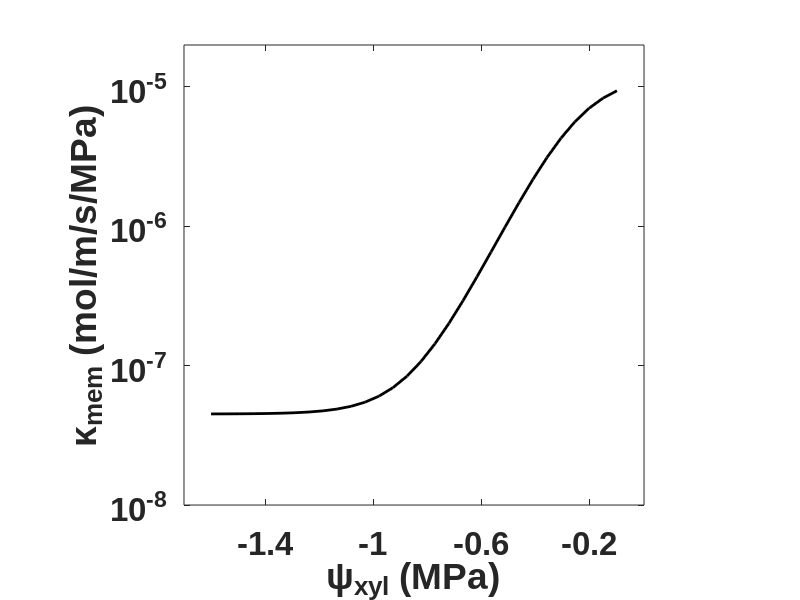

The MATLAB source for this figure: (Note: this script raises an error after producing the figure.)
% code_for_preferred_architecture_main_text_Figs_4c_to_4h.m
% Description: This code executes the mathematical model developed in SI
% Section S10 in the paper titled, "Loss of plasma membrane conductance of 
% outside-xylem zone explains non-stomatal control of transpiration". We 
% generate 3 predictions (mean and bounds of uncertainty interval) with 
% npoints (see below) being the number of points in the discretized domain 
% for each prediction. npoints are distributed across four ranges in 
% psi_xyl: -0.4 to 0; -0.8 to -0.4; -1.2 to -0.8 and -1.6 to -1.2 (MPa). 
% The prediction mean and bounds of uncertainty interval is then compared to 
% the data mean +/- S.E. 
% This code uses the following MATLAB toolboxes:
% 1. Optimization Toolbox
% Code developed by: Sabyasachi Sen
% Email: ss3945@cornell.edu
% Affiliation: Cornell University
% Created: February 8, 2025
% Last Modified: February 10, 2025
% Copyright (c) 2025 Sabyasachi Sen
% If you use this code in your research, please cite as:
% "Sabyasachi Sen. (2025). code_for_preferred_architecture_main_text_Figs_4c_to_4h.m
% Retrieved from manuscript titled: Loss of plasma membrane conductance of 
% outside-xylem zone explains non-stomatal control of transpiration"
% This code is provided under the MIT License.
% For full license terms, see: https://opensource.org/licenses/MIT

clear;
close all;
clc;

%% Thermodynamic parameters (see Table S3 in SI Section S10)

leaf_temp=309; % leaf temperature (=36C) in Kelvin
p_sat=5946.178; % saturation pressure in Pa at 36C
R=8.314; % universal gas constant in SI units Pa.m3/K/mol
v_bar=18e-6; % molar volume of water in m3/mol
c=39.45; % molar concentration of air in mol/m3
D=2.5e-5; % diffusivity of water vapor in air in m2/s
p_atm=101325; % atmospheric pressure in Pa
kai_0=p_sat/p_atm; % reference mole fraction of water vapor at leaf temperature

%% Introduce uncertainty in parameters to generate uncertainty interval in predictions (see Tables S4 and S5 in SI Section S10)

% Notation: variable name: high, mid, low values
A_cc_arr=[5e-9, 6e-9, 7e-9]; % x-sectional area for flow in cell-to-cell path (in m2)
A_vap_arr=[5e-9, 5.5e-9, 6e-9]; % x-sectional area for flow in apoplasmic path (in m2)
bs_tortuosity_arr=[1, 2, 4]; % bundle sheath tortuosity (dimensionless)
mes_tortuosity_arr=[1, 1.5, 4]; % mesophyll tortuosity (dimensionless)
kappa_mem_max_arr=[12e-6, 11e-6, 10e-6]; % maximum membrane conductivity in mol/m/s/MPa
kappa_mem_min_arr=[4.5e-8, 4.1e-8, 3.7e-8]; % minimum membrane conductivity in mol/m/s/MPa
kappa_mem_trigger_arr=[-0.24e6, -0.22e6, -0.2e6]; % xylem stress at which 'characteristic' loss of membrane conductivity occurs (in Pa)
kappa_mem_decline_sensitivity_arr=[0.9e-5, 1.1e-5, 1.3e-5]; % determines sensitivity of membrane conductivity to xylem stress in MPa^(-1)

% Fig. 4f (well-watered) corresponds to psi_xyl = -0.4 +/- 0.15 MPa: use VPD=3.8 kPa; i=7th element in psi_xyl array for ii=1,2,3 to generate Fig. 4f
% Fig. 4g (water-limited) corresponds to psi_xyl = -0.85 +/- 0.15 MPa: use VPD=4.2 kPa; i=14 (for ii=3), i=16 (for ii=2), and i=18 (for ii=1) to generate Fig. 4g
% Fig. 4h (abaxial-taped) corresponds to psi_xyl = -1.2 +/- 0.15 MPa: use VPD=4.2 kPa; gs_ad=75e-3, gs_ab=0; ii=1: i=17; ii=2: i=20; ii=3: i=24 to generate Fig. 4h

%% Constant leaf anatomical parameters (see Table S4 in SI Section S10)

L_total=2e-4; % total thickness of leaf in m
L_ad=L_total/2; % Assume half-thickness of leaf 
L_ab=L_total/2; % Assume half-thickness of leaf 
L_bs=L_ad/3; % Assume bundle sheath occupies 1/3rd of leaf thickness
A_cw=0.08e-9; % x-sectional area for flow in cell wall (in m2)

%% Constant transport parameters (see Table S5 in SI Section S10)

k_cc=5e-5; % hydraulic conductivity of cell-to-cell path in mol/m/s/MPa: Rockwell review undersaturation - use higher end of L_p 
gs_ad=90e-3; % adaxial stomatal conductance in mol/m2/s
gs_ab=90e-3; % abaxial stomatal conductance in mol/m2/s
gs=(gs_ad+gs_ab)*1e3; % total stomatal conductance in mmol/m2/s: will be used to calculate transpiration rate

%% Driving forces for transpiration

% psi_xylem sweep
npoints=30; % number of nodes in the discretized domain
psi_xylem=flipud(linspace(-1.6,-0.1,npoints)')*1e6; % xylem water potential in Pa
xylem_means=[-0.2;-0.6;-1;-1.4]; % for plotting in bins

% VPD sweep 
rel_hum = flipud(linspace(0.36,0.7,npoints)'); % relative humidity of bulk air outside the leaf
vpd = p_sat*(1-rel_hum)/1e3; % vpd in kPa: the mean vpd in our measurements is ~3.8 kPa which is the last element in the vpd array here

%% Finite difference discretization parameters:

N=1000; % Total # of nodes including boundary nodes
h=L_total/(N-1); % interval between nodes

%% Coordinates along leaf thickness direction (in metres)

coords_ad=linspace(0,L_ad,N)'; % adaxial coordinates
coords_ab=linspace(-L_ab,0,N)'; % abaxial coordinates
coords_bs_ad=coords_ad(1:round(N/3)); % adaxial bundle sheath coordinates
coords_bs_ab=coords_ab(round(2*N/3)+1:end); % abaxial bundle sheath coordinates
coords_mes_ad=coords_ad(round(N/3):end); % adaxial mesophyll coordinates
coords_mes_ab=coords_ab(1:round(2*N/3)+1); % abaxial mesophyll coordinates
coordinates_ad=coords_ad*1e6; % coordinates for adaxial section: microns for plotting
coordinates_ab=coords_ab*1e6; % coordinates for abaxial section: microns for plotting

%% Loop through 3 sets of parameters

for ii=1:3

    % Variable leaf anatomical parameters and transport parameters (see Tables S4 and S5 in SI Section S10)

    bs_tortuosity=bs_tortuosity_arr(ii); % bundle sheath tortuosity
    mes_tortuosity=mes_tortuosity_arr(ii); % mesophyll tortuosity

    k_bs_vap=c*D*v_bar*kai_0/(R*leaf_temp)/bs_tortuosity/1e-6; % hydraulic conductivity of vapor in bundle sheath in mol/m/s/MPa; this assumes driving force for transport is water potential. Ref: Rockwell 2014
    k_mes_vap=c*D*v_bar*kai_0/(R*leaf_temp)/mes_tortuosity/1e-6; % hydraulic conductivity of vapor in mesophyll in mol/m/s/MPa; this assumes driving force for transport is water potential. Ref: Rockwell 2014
    
    k_bs_cw=2.7e-6/bs_tortuosity; % hydraulic conductivity of bundle sheath cell wall in mol/m/s/MPa; this assumes driving force for transport is water potential gradient. Refs: Michael potato parenchyma 1997; Rockwell et al. 2022
    k_mes_cw=2.7e-6/mes_tortuosity; % hydraulic conductivity of mesophyll cell wall in mol/m/s/MPa; this assumes driving force for transport is water potential gradient. Refs: Michael potato parenchyma 1997; Rockwell et al. 2022

    A_cc=A_cc_arr(ii); % see SI Section S10 for choice of A_cc
    A_vap=A_vap_arr(ii); % see SI Section S10 for choice of A_vap
                
    %% Tissue hydraulic conductivity parameters 
    
    % Membrane hydraulic parameters for current iteration
    kappa_mem_max=kappa_mem_max_arr(ii); 
    kappa_mem_decline_sensitivity=kappa_mem_decline_sensitivity_arr(ii); 
    kappa_mem_trigger=kappa_mem_trigger_arr(ii); 
    kappa_mem_min=kappa_mem_min_arr(ii); 
    % sigmoid function
    kappa_mem_arr=kappa_mem_max*1./(1+exp(-kappa_mem_decline_sensitivity*(psi_xylem-kappa_mem_trigger)))+kappa_mem_min; 
    
    % plot kappa_mem vs psi_xyl
    figure(1);hold on;
    plot(psi_xylem/1e6,kappa_mem_arr,'k-','linewidth',2);hold on;
    pbaspect([1 1 1]);
    ylabel('\kappa_{mem} (mol/m/s/MPa)');ylim([1e-8 2e-5]);
    xlabel('\psi_{xyl} (MPa)');xlim([-1.7 0]);xticks(flipud(xylem_means));
    set(gca,'fontsize',24,'ticklabelinterpreter','tex','fontname','Arial','fontweight','bold','yscale','log');
    box on;ax=gca;ax.LineWidth = 2;
    
    %% Solution
    
    % Initialize arrays that will contain the solutions: psi_cc and psi_apo (in Pa)
    psi_bs_cc_ad_arr=zeros(length(psi_xylem),length(rel_hum)); % psi_cc in bundle sheath adaxial domain
    psi_bs_cc_ab_arr=zeros(length(psi_xylem),length(rel_hum)); % psi_cc in bundle sheath abaxial domain
    psi_bs_apo_ad_arr=zeros(length(psi_xylem),length(rel_hum)); % psi_apo in bundle sheath adaxial domain
    psi_bs_apo_ab_arr=zeros(length(psi_xylem),length(rel_hum)); % psi_apo in bundle sheath abaxial domain

    psi_mes_cc_ad_N=zeros(length(psi_xylem),length(rel_hum)); % psi_cc in mesophyll adaxial domain
    psi_mes_cc_ab_N=zeros(length(psi_xylem),length(rel_hum)); % psi_cc in mesophyll abaxial domain
    psi_mes_apo_ad_N=zeros(length(psi_xylem),length(rel_hum)); % psi_apo in mesophyll adaxial domain
    psi_mes_apo_ab_N=zeros(length(psi_xylem),length(rel_hum)); % psi_apo in mesophyll abaxial domain
    
    for i=1:length(psi_xylem)
    
        kappa_mes_mem=kappa_mem_arr(i); % mesophyll membrane conductivity 
        kappa_bs_mem=kappa_mes_mem; % bundle sheath membrane conductivity 
        
        for j=1:length(rel_hum)
    
            % see SI Section S10 for details of these constants
            % a1, a2, b1, and b2 multiply the derivates in SI equations S30 and S31
            a1=kappa_bs_mem/(k_cc*A_cc); 
            a2=kappa_bs_mem/(k_bs_cw*A_cw + k_bs_vap*A_vap);
            
            b1=kappa_mes_mem/(k_cc*A_cc); 
            b2=kappa_mes_mem/(k_mes_cw*A_cw + k_mes_vap*A_vap);
            
            % r3 and s3 are the roots of the auxiliary equation: see SI equation S43
            r3=+sqrt(a1+a2);
            s3=+sqrt(b1+b2);
            
            % solve for the unknown x's ('alpha's in SI equations S44 and S45)
            init=[-1e6,-1e8,-10,-1e6,-2e6,-2e8,-20,-2e6,-1.5e6,-1.5e8,-25,-1.5e6,-2.5e6,-2.5e8,-30,-2.5e6];
            x=fsolve(@(x)solver_separate_bs_and_mesophyll(x,psi_xylem(i),rel_hum(j),a1,a2,b1,b2,r3,s3,L_ad,L_ab,L_bs,gs_ad,gs_ab,p_sat,v_bar,R,leaf_temp,k_mes_vap,k_bs_vap,k_mes_cw,k_bs_cw,p_atm,A_cc,A_vap,A_cw),init);
            
            %  psi_bs
            psi_bs_cc_ad_arr=x(1) + x(2)*coords_bs_ad + x(3)*exp(r3*coords_bs_ad) + x(4)*exp(-r3*coords_bs_ad);
            psi_bs_apo_ad_arr=x(1) + x(2)*coords_bs_ad - a2*x(3)*exp(r3*coords_bs_ad)/a1 - a2*x(4)*exp(-r3*coords_bs_ad)/a1;
            psi_bs_cc_ab_arr=x(5) + x(6)*coords_bs_ab + x(7)*exp(r3*coords_bs_ab) + x(8)*exp(-r3*coords_bs_ab);
            psi_bs_apo_ab_arr=x(5) + x(6)*coords_bs_ab - a2*x(7)*exp(r3*coords_bs_ab)/a1 - a2*x(8)*exp(-r3*coords_bs_ab)/a1;
            
            % psi_mes
            psi_mes_cc_ad_arr=x(9) + x(10)*coords_mes_ad + x(11)*exp(s3*coords_mes_ad) + x(12)*exp(-s3*coords_mes_ad);
            psi_mes_apo_ad_arr=x(9) + x(10)*coords_mes_ad - b2*x(11)*exp(s3*coords_mes_ad)/b1 - b2*x(12)*exp(-s3*coords_mes_ad)/b1;
            psi_mes_cc_ab_arr=x(13) + x(14)*coords_mes_ab + x(15)*exp(s3*coords_mes_ab) + x(16)*exp(-s3*coords_mes_ab);
            psi_mes_apo_ab_arr=x(13) + x(14)*coords_mes_ab - b2*x(15)*exp(s3*coords_mes_ab)/b1 - b2*x(16)*exp(-s3*coords_mes_ab)/b1;        
            
            % Combining the two cell-to-cell domains
            psi_cc_ab_arr=[psi_mes_cc_ab_arr(1:end-1);psi_bs_cc_ab_arr];
            psi_cc_ad_arr=[psi_bs_cc_ad_arr(1:end-1);psi_mes_cc_ad_arr];
            
            % Combining the two apoplasm domains
            psi_apo_ab_arr=[psi_mes_apo_ab_arr(1:end-1);psi_bs_apo_ab_arr];
            psi_apo_ad_arr=[psi_bs_apo_ad_arr(1:end-1);psi_mes_apo_ad_arr];

            % Terminal apoplast and symplast potentials on adaxial side 
            psi_mes_cc_ad_N(i,j)=psi_mes_cc_ad_arr(end)/1e6; % divide by 1e6 to convert from Pa to MPa
            psi_mes_apo_ad_N(i,j)=psi_mes_apo_ad_arr(end)/1e6; % divide by 1e6 to convert from Pa to MPa 
            
            % Terminal apoplast and symplast potentials on abaxial side 
            psi_mes_cc_ab_N(i,j)=psi_mes_cc_ab_arr(end)/1e6; % divide by 1e6 to convert from Pa to MPa
            psi_mes_apo_ab_N(i,j)=psi_mes_apo_ab_arr(end)/1e6; % divide by 1e6 to convert from Pa to MPa
                    
        end
        
        kappa_mem_exp=floor(log10(kappa_mes_mem));
        kappa_mem_a=kappa_mes_mem/(10^kappa_mem_exp);

        % Plot psi_apoplast vs z
        figure(2);
        plot([psi_cc_ab_arr; psi_cc_ad_arr]/1e6,[coordinates_ab; coordinates_ad],[psi_apo_ab_arr; psi_apo_ad_arr]/1e6,[coordinates_ab; coordinates_ad],'linewidth',4);
        pbaspect([1 1 1]);
        xlabel('\psi(MPa)','interpreter','tex');xlim([-20 0]);
        ylabel('z (\mu m)','interpreter','tex');ylim([-110 110]);
        set(gca,'fontsize',24,'ticklabelinterpreter','tex','FontName','Arial','FontWeight','Bold');
        title(sprintf('\\kappa_{mem} = %.2f \\times 10^{%d} mol/m/s/MPa',kappa_mem_a,kappa_mem_exp),'FontSize',20,'Interpreter','tex');
        legend1=legend(sprintf('\\psi_{c-c}'),sprintf('\\psi_{apo}'),'interpreter','tex');
        set(legend1,'Position',[0.157149113714695 0.748901596398512 0.159461545944213 0.147857143765404],'Interpreter','tex','FontSize',20,'FontName','Arial');
        box on;ax=gca;ax.LineWidth = 2;
        drawnow();
        thisFrame=getframe(gcf);
        size(thisFrame.cdata)
        % Write this frame out to a new video file.
        myMovie1(i) = thisFrame;

    end
    
    %% Calculate goxz
    % Note: here, e_xyl, e_i - all "e"s are vapor pressures
    
    e_xyl=p_sat.*exp(v_bar*psi_xylem./(R*leaf_temp)); % equivalent vapor pressure at xylem water potential 
    e_air=p_sat-vpd(end)*1e3; % vapor pressure in the air outside the leaf
    e_i_high_vpd=p_sat.*exp(v_bar*psi_mes_apo_ad_N(:,end)*1e6./(R*leaf_temp)); % equivalent vapor pressure at AquaDust water potential in the ssc
    rh=e_i_high_vpd./p_sat; % relative humidity in the ssc
    e=gs*(e_i_high_vpd-e_air)/p_atm; % calculate transpiration rate e
    goxz_all=e./(e_xyl-e_i_high_vpd)*p_atm; % calculate g_oxz
    goxz_all=goxz_all.*ones(length(psi_xylem),length(psi_xylem));
    goxz=goxz_all(:,1); % extract g_oxz (here, there is no variation of g_oxz with VPD so any column will do)
    
    %% Calculate model prediction mean and max/min to generate uncertainty intervals
    
    % binned rh predictions
    rh_bin1=rh(psi_xylem>-0.4e6);
    rh_bin2=rh(psi_xylem<-0.4e6 & psi_xylem>-0.8e6);
    rh_bin3=rh(psi_xylem<-0.8e6 & psi_xylem>-1.2e6);
    rh_bin4=rh(psi_xylem<-1.2e6 & psi_xylem>=-1.6e6);
    
    % binned goxz predictions
    goxz_bin1=goxz(psi_xylem>-0.4e6);
    goxz_bin2=goxz(psi_xylem<-0.4e6 & psi_xylem>-0.8e6);
    goxz_bin3=goxz(psi_xylem<-0.8e6 & psi_xylem>-1.2e6);
    goxz_bin4=goxz(psi_xylem<-1.2e6 & psi_xylem>=-1.6e6);

    if ii==1 % upper bound on uncertainty interval

        rh_bin1_max=mean(rh_bin1);
        rh_bin2_max=mean(rh_bin2);
        rh_bin3_max=mean(rh_bin3);
        rh_bin4_max=mean(rh_bin4);

        goxz_bin1_max=mean(goxz_bin1);
        goxz_bin2_max=mean(goxz_bin2);
        goxz_bin3_max=mean(goxz_bin3);
        goxz_bin4_max=mean(goxz_bin4);
    
    elseif ii==2 % mean prediction

        rh_bin1_mean=mean(rh_bin1);rh_bin1_pos_err=rh_bin1_max-rh_bin1_mean; % compute difference between upper bound on uncertainty interval and mean
        rh_bin2_mean=mean(rh_bin2);rh_bin2_pos_err=rh_bin2_max-rh_bin2_mean;
        rh_bin3_mean=mean(rh_bin3);rh_bin3_pos_err=rh_bin3_max-rh_bin3_mean;
        rh_bin4_mean=mean(rh_bin4);rh_bin4_pos_err=rh_bin4_max-rh_bin4_mean;

        goxz_bin1_mean=mean(goxz_bin1);goxz_bin1_pos_err=goxz_bin1_max-goxz_bin1_mean; % compute difference between upper bound on uncertainty interval and mean
        goxz_bin2_mean=mean(goxz_bin2);goxz_bin2_pos_err=goxz_bin2_max-goxz_bin2_mean;
        goxz_bin3_mean=mean(goxz_bin3);goxz_bin3_pos_err=goxz_bin3_max-goxz_bin3_mean;
        goxz_bin4_mean=mean(goxz_bin4);goxz_bin4_pos_err=goxz_bin4_max-goxz_bin4_mean;
    
    else % lower bound on uncertainty interval

        rh_bin1_min=mean(rh_bin1);rh_bin1_neg_err=rh_bin1_mean-rh_bin1_min; % compute difference between mean and lower bound on uncertainty interval
        rh_bin2_min=mean(rh_bin2);rh_bin2_neg_err=rh_bin2_mean-rh_bin2_min;
        rh_bin3_min=mean(rh_bin3);rh_bin3_neg_err=rh_bin3_mean-rh_bin3_min;
        rh_bin4_min=mean(rh_bin4);rh_bin4_neg_err=rh_bin4_mean-rh_bin4_min;

        goxz_bin1_min=mean(goxz_bin1);goxz_bin1_neg_err=goxz_bin1_mean-goxz_bin1_min; % compute difference between mean and lower bound on uncertainty interval
        goxz_bin2_min=mean(goxz_bin2);goxz_bin2_neg_err=goxz_bin2_mean-goxz_bin2_min;
        goxz_bin3_min=mean(goxz_bin3);goxz_bin3_neg_err=goxz_bin3_mean-goxz_bin3_min;
        goxz_bin4_min=mean(goxz_bin4);goxz_bin4_neg_err=goxz_bin4_mean-goxz_bin4_min;
    end

end

%% Plotting prediction mean and uncertainty interval

rh_neg_err=[rh_bin1_neg_err;rh_bin2_neg_err;rh_bin3_neg_err;rh_bin4_neg_err];
rh_pos_err=[rh_bin1_pos_err;rh_bin2_pos_err;rh_bin3_pos_err;rh_bin4_pos_err];
rh_means_model=[rh_bin1_mean;rh_bin2_mean;rh_bin3_mean;rh_bin4_mean];

figure(2);
bar(xylem_means,rh_means_model,0.5,'linewidth',2);hold on;
pbaspect([1 1 1]);
er=errorbar(xylem_means,rh_means_model,rh_neg_err,rh_pos_err,'linewidth',2);
er.Color=[0 0 0];                            
er.LineStyle='none';  
ylabel('\it{h}_{ssc}^{apo}');ylim([0.9 1.01]);
xlabel('\psi_{xyl} (MPa)');xlim([-1.7 0]);xticks(flipud(xylem_means));
set(gca,'fontsize',24,'ticklabelinterpreter','tex','FontName','Arial','fontweight','bold');
box on;ax=gca;ax.LineWidth = 2;

goxz_neg_err=[goxz_bin1_neg_err;goxz_bin2_neg_err;goxz_bin3_neg_err;goxz_bin4_neg_err];
goxz_pos_err=[goxz_bin1_pos_err;goxz_bin2_pos_err;goxz_bin3_pos_err;goxz_bin4_pos_err];
goxz_means_model=[goxz_bin1_mean;goxz_bin2_mean;goxz_bin3_mean;goxz_bin4_mean];

figure(3);
bar(xylem_means,goxz_means_model,0.5,'linewidth',2);hold on;
pbaspect([1 1 1]);
er=errorbar(xylem_means,goxz_means_model,goxz_neg_err,goxz_pos_err,'linewidth',2);
er.Color=[0 0 0];                            
er.LineStyle='none';
ylabel('{\itg}_{oxz} (mmol/m^2/s)');ylim([4e2 6e4]);
xlabel('\psi_{xyl} (MPa)');xlim([-1.7 0]);xticks(flipud(xylem_means));
set(gca,'fontsize',24,'ticklabelinterpreter','tex','FontName','Arial','fontweight','bold','yscale','log');
box on;ax=gca;ax.LineWidth = 2;

%% plot h_ssc^apo expt and model together

% rh expt data from Fig. 2c
rh_means_expt=[0.992847001815885;0.946963460686416;0.929521991233521;0.919537568810321];
rh_se_expt=[0.00180002577421479;0.0201784472288282;0.0131077713211281;0.0122904973618615];

figure(4);
b1=bar(xylem_means,[rh_means_expt zeros(length(rh_means_expt),1)],'grouped','linewidth',2);hold on;
x=NaN(2,4);
for i = 1:2
    x(i,:) = b1(i).XEndPoints;
end
errorbar(x',[rh_means_expt zeros(length(rh_means_expt),1)],[rh_se_expt zeros(length(rh_se_expt),1)],[rh_se_expt zeros(length(rh_se_expt),1)],'k','linestyle','none','linewidth',2);

b2=bar(xylem_means,[zeros(length(rh_means_model),1) rh_means_model],'grouped','linewidth',2);hold on;
for i = 1:2
    x(i,:) = b2(i).XEndPoints;
end
errorbar(x',[zeros(length(rh_means_model),1) rh_means_model],[zeros(length(rh_neg_err),1) rh_neg_err],[zeros(length(rh_pos_err),1) rh_pos_err],'k','linestyle','none','linewidth',2);

xlabel('\psi_{xyl} (MPa)');xlim([-1.7 0]);xticks(flipud(xylem_means));
ylabel('\it{h}_{ssc}^{apo}');ylim([0.88 1.01]);
set(gca,'fontsize',24,'ticklabelinterpreter','tex','FontName','Arial','fontweight','bold');
pbaspect([1 1 1]);
legend([b1(1) b2(2)],'Experiment','Model','Position',[0.265625 0.757142857142857 0.283928571428571 0.129761904761905]);
b2(2).FaceColor(1,:)=[0.8500 0.3250 0.0980];
box on;ax=gca;ax.LineWidth = 2;

%% plot goxz expt and model together

% goxz expt data from Fig. 2e
goxz_means_expt=[38556.2258047020;5667.33817184295;2422.37978608609;1541.23262663729];
goxz_se_expt=[13600.6249811751;1367.98145675526;303.839465584318;290.498308255051];

figure(5);
b1=bar(xylem_means,[goxz_means_expt zeros(length(goxz_means_expt),1)],'grouped','linewidth',2);hold on;
x=NaN(2,4);
for i = 1:2
    x(i,:) = b1(i).XEndPoints;
end
errorbar(x',[goxz_means_expt zeros(length(goxz_means_expt),1)],[goxz_se_expt zeros(length(goxz_se_expt),1)],[goxz_se_expt zeros(length(goxz_se_expt),1)],'k','linestyle','none','linewidth',2);

b2=bar(xylem_means,[zeros(length(goxz_means_model),1) goxz_means_model],'grouped','linewidth',2);hold on;
for i = 1:2
    x(i,:) = b2(i).XEndPoints;
end
errorbar(x',[zeros(length(goxz_means_model),1) goxz_means_model],[zeros(length(goxz_neg_err),1) goxz_neg_err],[zeros(length(goxz_pos_err),1) goxz_pos_err],'k','linestyle','none','linewidth',2);

xlabel('\psi_{xyl} (MPa)');xlim([-1.7 0]);xticks(flipud(xylem_means));
ylabel('{\itg}_{oxz} (mmol/m^2/s)');ylim([6e2 8e4]);
set(gca,'fontsize',24,'ticklabelinterpreter','tex','FontName','Arial','fontweight','bold','yscale','log');
pbaspect([1 1 1]);
legend([b1(1) b2(2)],'Experiment','Model','Position',[0.265625 0.757142857142857 0.283928571428571 0.129761904761905]);
b2(2).FaceColor(1,:)=[0.8500 0.3250 0.0980];
box on;ax=gca;ax.LineWidth = 2;

%% save workspace variables

filename='workspace_variables.mat';
save(filename);